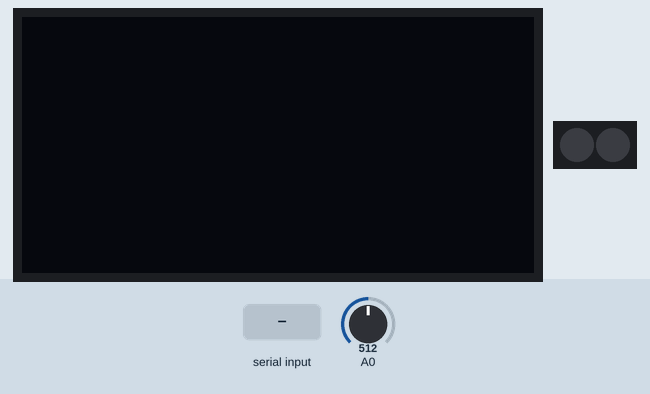
Simulated run of this sketch. Board: ESP8266 (NodeMCU). On the bench: 128×64 one-colour display, 2 RGB LEDs in strip order, left to right. The test bench sets the inputs (shaded band); at power-on: A0 = 512. The strip is taken to match the declared colour order; the display library's start-up logo is not drawn.

Above: at 3.2 s.
3.3 s: "B" received over the second serial link
At 4.1 s:
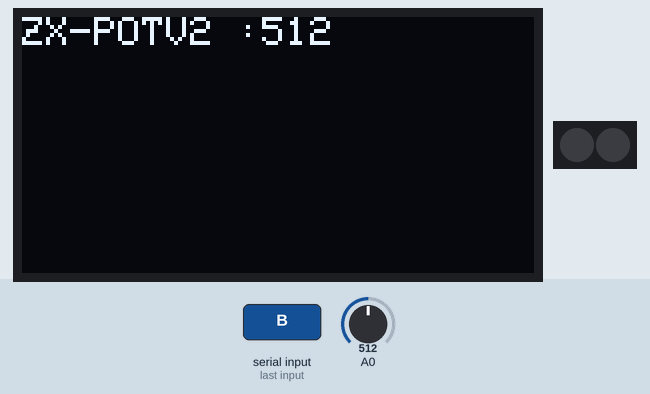
4.8 s: A0 set to 716
At 5.7 s:
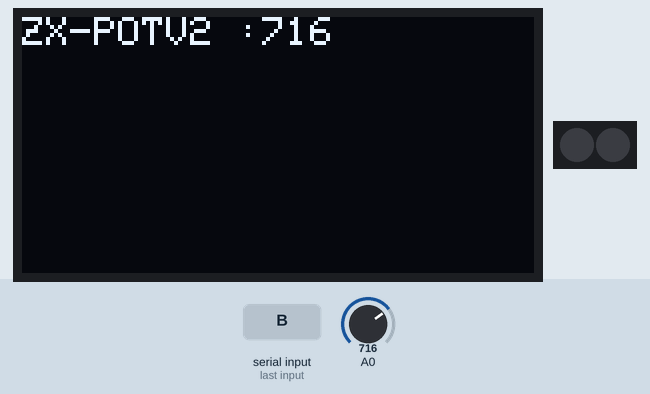
6.3 s: A0 set to 900
At 7.3 s:
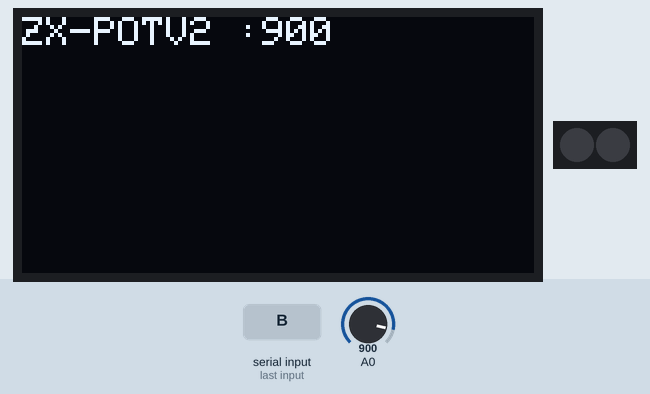
7.8 s: A0 set to 1023
At 8.8 s:
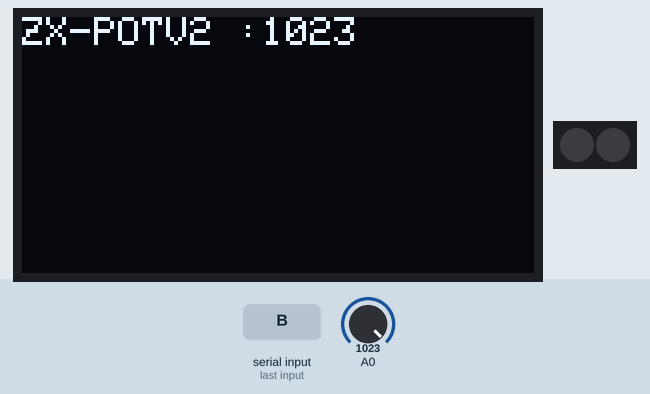
Timing chart, 0 to 10.3 s (numbered marks = the images above; inputs shaded):
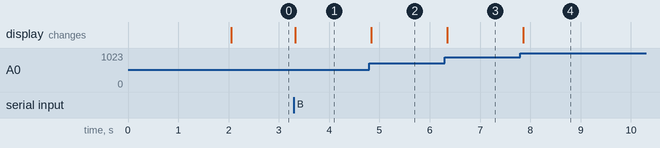

The sketch:

Tone_ZX_ADC8_B2.ino
```cpp
#include <Wire.h>
#include <Adafruit_GFX.h>
#include <Adafruit_SSD1306.h>
Adafruit_SSD1306 display(-1);
#include <SoftwareSerial.h>
#include <Adafruit_NeoPixel.h>
#define NUMSLEDs 2
#define PINSLEDs 10

Adafruit_NeoPixel SLEDs = Adafruit_NeoPixel(NUMSLEDs, PINSLEDs, NEO_RGB + NEO_KHZ800);


SoftwareSerial Board2 (12,14);
char loli[2];
int i=0;
int volume2;
////////////////////////////////////////////////////////////////
void setup(){
Wire.begin();
display.begin(SSD1306_SWITCHCAPVCC, 0x3C);
Serial.begin(9600);
Board2.begin(9600);

display.display();
delay(2000);
display.clearDisplay();
display.setTextSize(1);
display.setTextColor(WHITE);

pinMode(PINSLEDs,OUTPUT);
SLEDs.begin();
SLEDs.show();
}

/////////////////////////////////////
void loop(){
  while (Board2.available() > 0) {
    loli[i] = Board2.read();
    i++;
    if(i > 1){
      i = 0;
    }
  }
int lolix = loli[1];
///////////////////////////
volume2 = analogRead(A0);

int Reback = map(loli[2],0,255,0,1024);

if(loli[0] == '2'){
  tone(D8,2000,1000);
  loli[0] = 0;
}
if(loli[0] == 'B'){
  display.clearDisplay();
  display.setCursor(0, 0);
  display.print("ZX-POTV2 :");
  display.println(volume2);
  display.display();
  delay(100);
}
if(loli[0] == 'C'){
  display.clearDisplay();
  display.display();
  delay(100);
  Board2.write(volume2);
}
if(loli[0] == 'D'){
  display.clearDisplay();
  display.setCursor(0, 0);
  display.print("ZX-POTV1 :");
  display.println(lolix);
  display.display();
  delay(100);
}

if(loli[0] == 'F'){
  SLEDs.setPixelColor(1, SLEDs.Color(255,255,255));
  SLEDs.show();
}else{
  SLEDs.setPixelColor(0, SLEDs.Color(0,0,0));
  SLEDs.show();
}
}
```

Measured:
- after the input at 3.3 s, the display: changes at once (image 1)
- after the input at 4.8 s, the display: changes at once (image 2)
- after the input at 6.3 s, the display: changes after 0.05 s (image 3)
- after the input at 7.8 s, the display: changes after 0.06 s (image 4)
